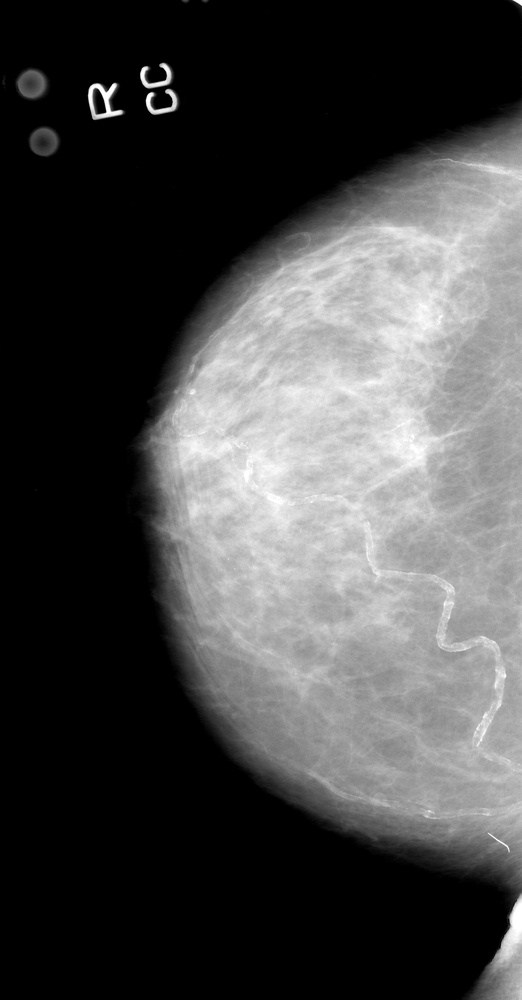
%> input picture Remove/1.jpg, 522 x 1000 px, shrunk from 2701 x 5176 before the run
$ octave remove_label.m   (GNU Octave 9; MATLAB toolbox functions it lacks are replaced by stand-ins)
%> lines starting %> are read from the running program, lines starting %| are printed output that depends on the picture; in (x1, y1, x2, y2) boxes, pixels count from 0 and x2, y2 are one past the last pixel; in counts of white or black regions, pixels touching at a corner belong together; the program's own positions count from 1
### Remove/ExtractNLargestBlobs.m
function binaryImage = ExtractNLargestBlobs(binaryImage, numberToExtract)
try
  % Get all the blob properties.  Can only pass in originalImage in version R2008a and later.
  [labeledImage, numberOfBlobs] = bwlabel(binaryImage);
  blobMeasurements = regionprops(labeledImage, 'area');
  % Get all the areas
  allAreas = [blobMeasurements.Area];
  if numberToExtract > length(allAreas);
    % Limit the number they can get to the number that are there/available.
    numberToExtract = length(allAreas);
  end
  if numberToExtract > 0
    % For positive numbers, sort in order of largest to smallest.
    % Sort them.
    [sortedAreas, sortIndexes] = sort(allAreas, 'descend');
  elseif numberToExtract < 0
    % For negative numbers, sort in order of smallest to largest.
    % Sort them.
    [sortedAreas, sortIndexes] = sort(allAreas, 'ascend');
    % Need to negate numberToExtract so we can use it in sortIndexes later.
    numberToExtract = -numberToExtract;
  else
    % numberToExtract = 0.  Shouldn't happen.  Return no blobs.
    binaryImage = false(size(binaryImage));
    return;
  end
  % Extract the "numberToExtract" largest blob(a)s using ismember().
  biggestBlob = ismember(labeledImage, sortIndexes(1:numberToExtract));
  % Convert from integer labeled image into binary (logical) image.
  binaryImage = biggestBlob > 0;
catch ME
  errorMessage = sprintf('Error in function ExtractNLargestBlobs().\n\nError Message:\n%s', ME.message);
  fprintf(1, '%s\n', errorMessage);
  uiwait(warndlg(errorMessage));
end

### Remove/remove_label.m
clc;
workspace;
format long g;
format compact;
fontSize = 20;
hasIPT = license('test', 'image_toolbox');
if ~hasIPT

  message = sprintf('Sorry, but you do not seem to have the Image Processing Toolbox.\nDo you want to try to continue anyway?');
  reply = questdlg(message, 'Toolbox missing', 'Yes', 'No', 'Yes');
%> the answer given: Yes
  if strcmpi(reply, 'No')

    return;
  end
end
folder = 'C:\Users\samwu\Desktop\Matlab\CBIS-DDSM\Remove';
baseFileName = '1.jpg';
fullFileName = fullfile(folder, baseFileName);
if ~exist(fullFileName, 'file')

  fullFileName = baseFileName;
  if ~exist(fullFileName, 'file')

    errorMessage = sprintf('Error: %s does not exist in the search path folders.', fullFileName);
    uiwait(warndlg(errorMessage));
    return;
  end
end
grayImage = imread(fullFileName);
%> grayImage is the input picture: size 1000x522x3 uint8; min 0, max 255, mean 72.6
[rows, columns, numberOfColorBands] = size(grayImage);
%> rows = 1000; columns = 522; numberOfColorBands = 3
if numberOfColorBands > 1
  grayImage = grayImage(:, :, 2);
%> grayImage: size 1000x522 uint8
end
subplot(1, 4, 1);
imshow(grayImage, []);
axis on;
title('原始影像', 'FontSize', fontSize);
set(gcf, 'Units', 'Normalized', 'OuterPosition', [0 0 1 1]);

set(gcf, 'Name', 'Demo to Threshold Document', 'NumberTitle', 'Off')

binaryImage = grayImage > 0;
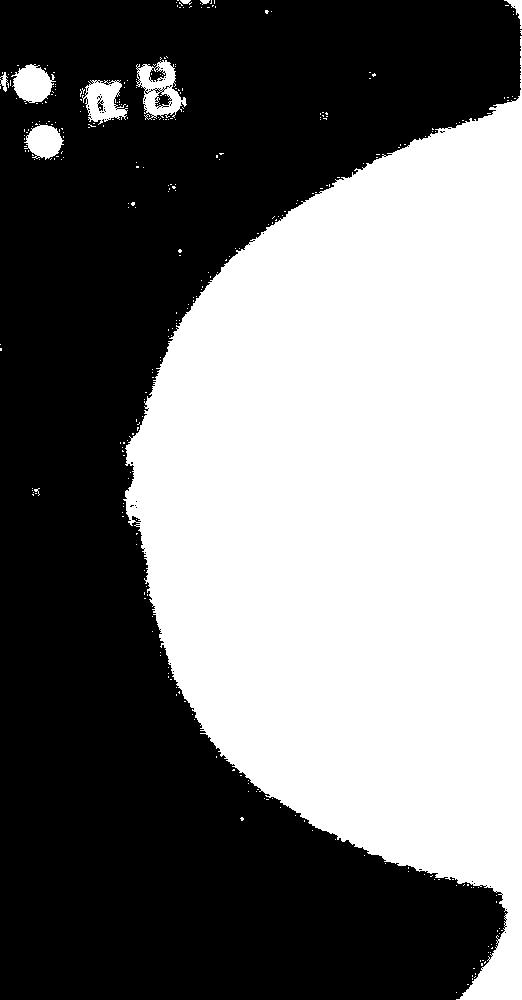
%> binaryImage: size 1000x522 logical; 46.1% white; 324 white regions (315 under 20 px), largest, box (x1, y1, x2, y2) and area: (123, 36, 522, 1000) 235107, (136, 60, 187, 120) 1483, (82, 80, 128, 125) 1201

subplot(1, 4, 2);
imshow(binaryImage, []);
axis on;
title('Initial Binary image', 'FontSize', fontSize);

binaryImage = imfill(binaryImage, 'holes');
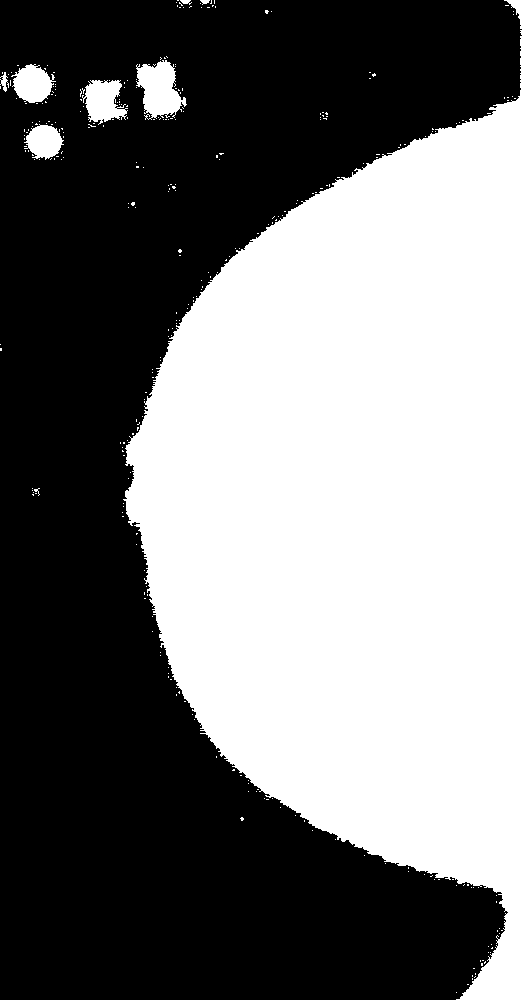
%> binaryImage: size 1000x522 logical; 46.3% white; 317 white regions (308 under 20 px), largest, box (x1, y1, x2, y2) and area: (123, 36, 522, 1000) 235199, (136, 60, 187, 120) 1871, (82, 80, 128, 125) 1316

binaryImage = ExtractNLargestBlobs(binaryImage, 1);
%> in ExtractNLargestBlobs, `[labeledImage, numberOfBlobs] = bwlabel(binaryImage);`:
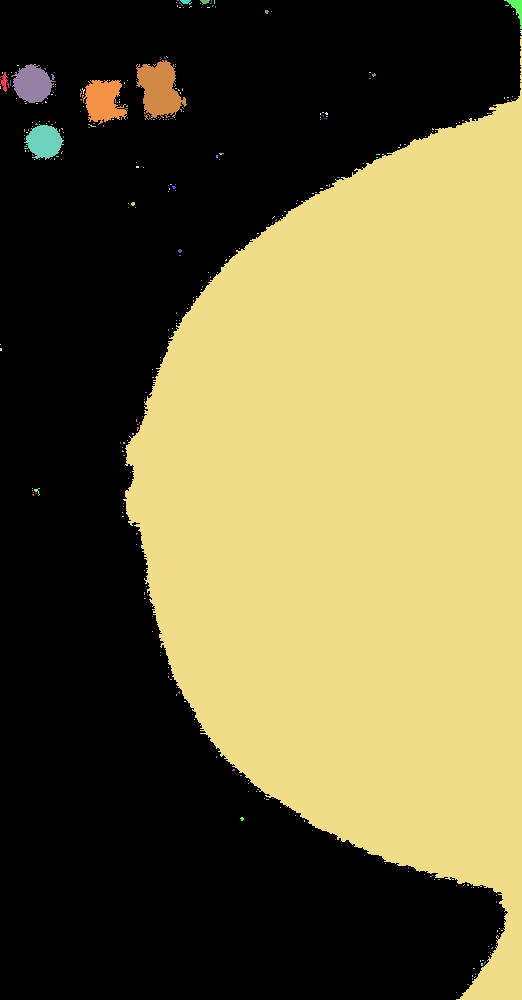
%> labeledImage: size 1000x522 double; 318 distinct labels, from 0 to 317; one colour per label, 0 black
%> in ExtractNLargestBlobs, `[labeledImage, numberOfBlobs] = bwlabel(binaryImage);`: numberOfBlobs = 317
%> in ExtractNLargestBlobs, `blobMeasurements = regionprops(labeledImage, 'area');`: blobMeasurements = 317 regions; largest, Area: 235199, 1871, 1316, 1142, 943
%> in ExtractNLargestBlobs, `allAreas = [blobMeasurements.Area];`: allAreas = 317 values, max 235199 at index 86, min 1 at index 3, mean 761.7
%> in ExtractNLargestBlobs, `[sortedAreas, sortIndexes] = sort(allAreas, 'descend');`: sortedAreas = 317 values, max 235199 at index 1, min 1 at index 175, mean 761.7; sortIndexes = 317 values, max 317 at index 21, min 1 at index 7, mean 159
%> in ExtractNLargestBlobs, `biggestBlob = ismember(labeledImage, sortIndexes(1:numberToExtract));`:
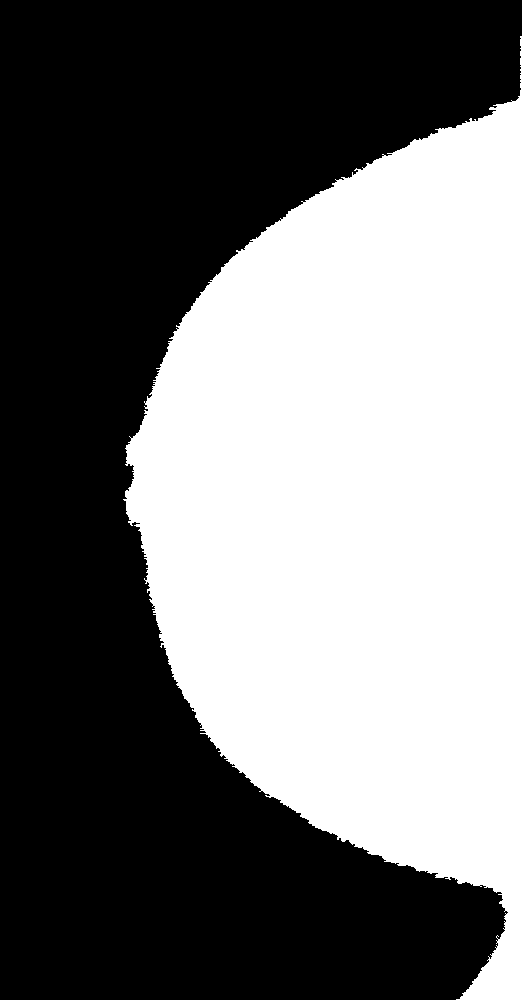
%> biggestBlob: size 1000x522 logical; 45.1% white; 1 white region, box (x1, y1, x2, y2) and area: (123, 36, 522, 1000) 235199

subplot(1, 4, 3);
imshow(binaryImage, []);
axis on;
title('Breast Only', 'FontSize', fontSize);

mask = bwconvhull(binaryImage);
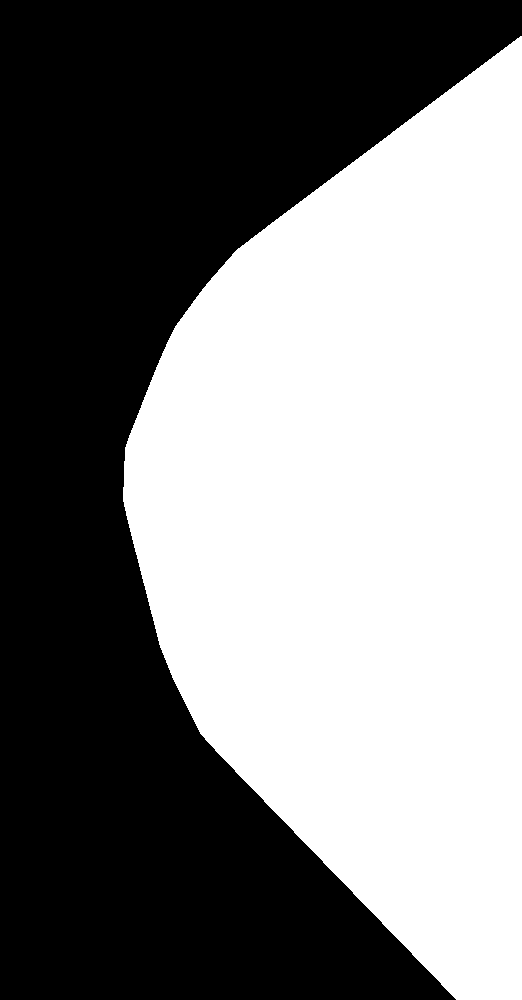
%> mask: size 1000x522 logical; 49.5% white; 1 white region, box (x1, y1, x2, y2) and area: (123, 36, 522, 1000) 258504

maskedImage = grayImage;
maskedImage(~mask) = 0;
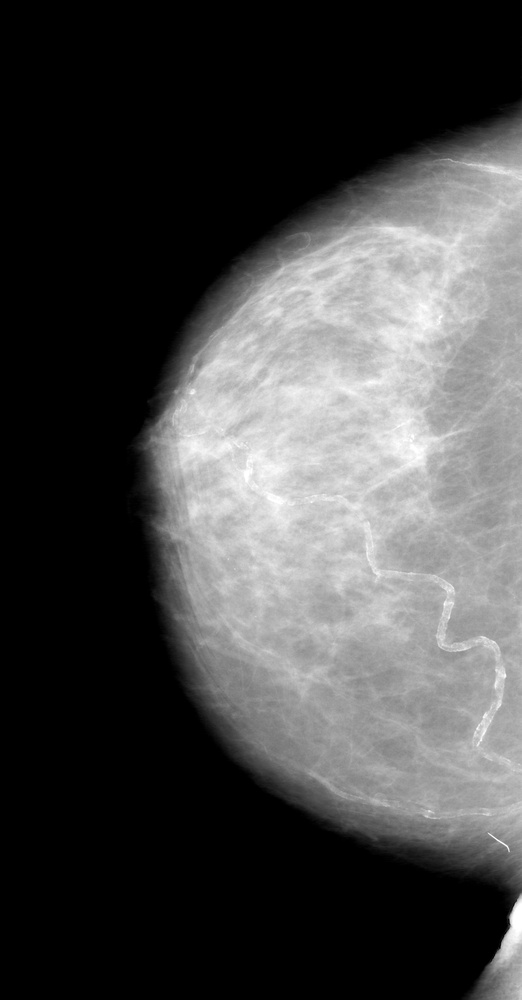
%> maskedImage: size 1000x522 uint8; min 0, max 255, mean 71.8

subplot(1, 4, 4);
imshow(maskedImage, []);
axis on;
title('Masked Image', 'FontSize', fontSize);
imwrite(maskedImage,'remove_label_img_1.jpg');
